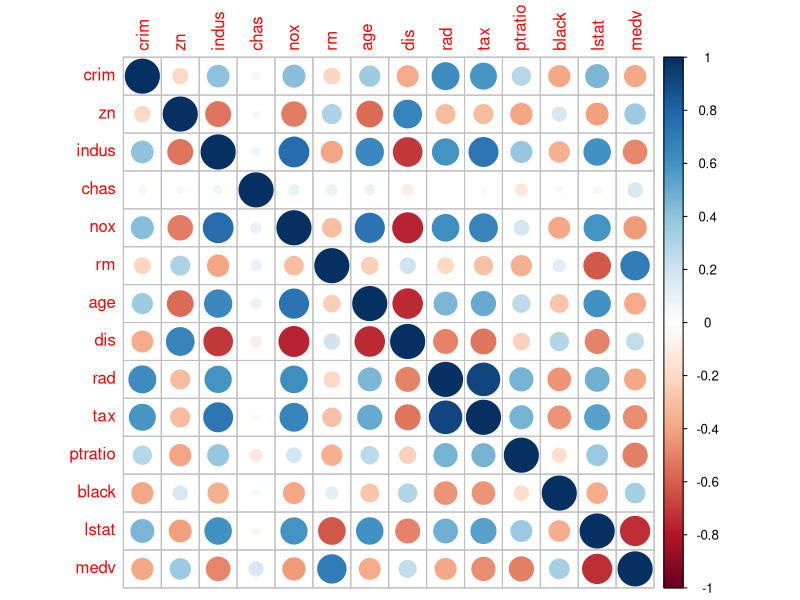
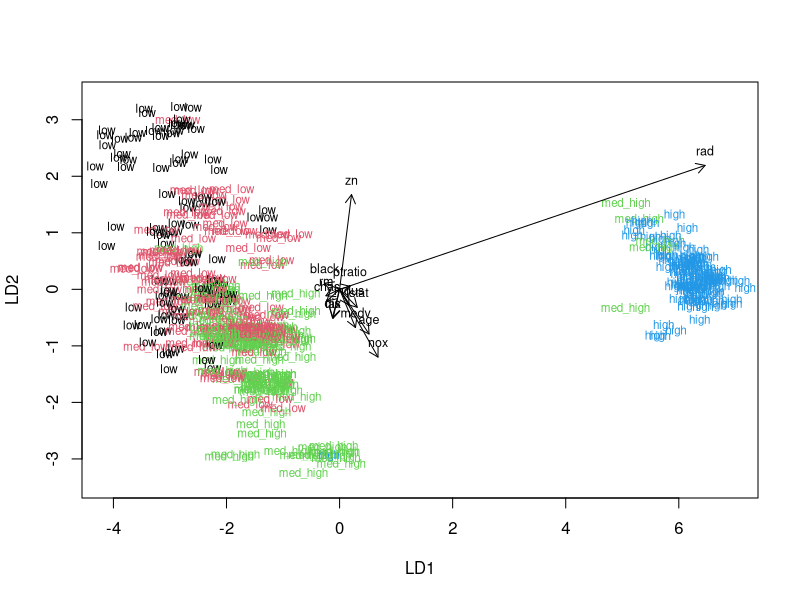
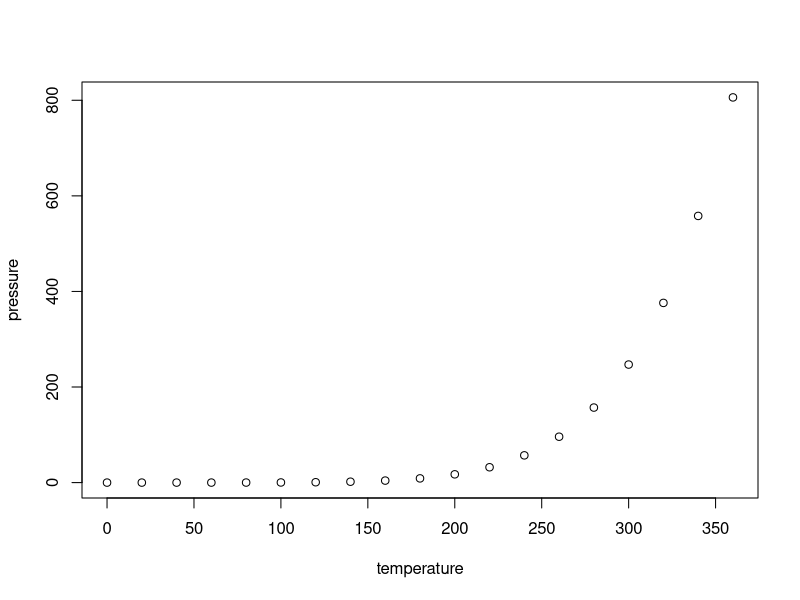

Write the R code that produced these figures, in order.
## ---- chunk 1
library(MASS)
data("Boston")
str(Boston)
summary(Boston)
## ---- chunk 2
summary(Boston)
## ---- chunk 3
cor_matrix <- cor(Boston) 
round(cor_matrix, 2)
## ---- chunk 4
library(tidyverse)
library(corrplot)
corrplot(cor_matrix)
## ---- chunk 5
# center and standardize variables
boston_scaled <- scale(Boston)

# summaries of the scaled variables
summary(boston_scaled)
## ---- chunk 6
# center and standardize variables
boston_scaled <- scale(Boston)

# summaries of the scaled variables
summary(boston_scaled)

# class of the boston_scaled object
#class(boston_scaled)

# change the object to data frame
boston_scaled <- as.data.frame(boston_scaled)

# summary of the scaled crime rate
# summary(boston_scaled$crim)

# create a quantile vector of crim and print it
bins <- quantile(boston_scaled$crim)
#bins

# create a categorical variable 'crime'
crime <- cut(boston_scaled$crim, breaks = bins, include.lowest = TRUE, 
             label = c("low", "med_low", "med_high", "high"))

# look at the table of the new factor crime
# table(crime)

# remove original crim from the dataset
boston_scaled <- dplyr::select(boston_scaled, -crim)

# add the new categorical value to scaled data
boston_scaled <- data.frame(boston_scaled, crime)
## ---- chunk 7
# number of rows in the Boston dataset 
n <- nrow(boston_scaled)
#n
# choose randomly 80% of the rows
ind <- sample(n,  size = n * 0.8)
#ind #random row numbers saved

# create train set
train <- boston_scaled[ind,]
#class(train) # now a smaller train data.frame was generated with random rows

# create test set 
test <- boston_scaled[-ind,]

# save the correct classes from test data
correct_classes <- test$crime

# remove the crime variable from test data
library(dplyr)
test <- dplyr::select(test, -crime)
## ---- chunk 8
lda.fit <- lda(crime ~ ., data = train)

# print the lda.fit object
#lda.fit

# the function for lda biplot arrows
# arrow and text color set to black
lda.arrows <- function(x, myscale = 1, arrow_heads = 0.1, color = "red", tex = 0.75, choices = c(1,2)){
  heads <- coef(x)
  arrows(x0 = 0, y0 = 0, 
         x1 = myscale * heads[,choices[1]], 
         y1 = myscale * heads[,choices[2]], col="black", length = arrow_heads)
  text(myscale * heads[,choices], labels = row.names(heads), 
       cex = tex, col="black", pos=3)
}

# target classes as numeric
classes <- as.numeric(train$crime)

# plot the lda results
# all was black before adding the col and pch
plot(lda.fit, dimen = 2, col = classes, pch = classes)
lda.arrows(lda.fit, myscale = 2)

# lda.fit, correct_classes and test are available
#?predict.lda

# predict classes with test data
#lda.pred <- predict(lda.fit, newdata = test)

# cross tabulate the results
#table(correct = correct_classes, predicted = lda.pred$class)
## ---- chunk 9
# correct_classes already saved from the test-set and then removed
#?predict.lda

# predict classes with test data
lda.pred <- predict(lda.fit, newdata = test)

# cross tabulate the results
mytable <- table(correct = correct_classes, predicted = lda.pred$class)
mytable

prop.table(mytable, 1) %>% round(5)
## ---- chunk 10
knitr::opts_chunk$set(echo = FALSE)
## ---- chunk 11
summary(cars)
## ---- chunk 12
plot(pressure)
